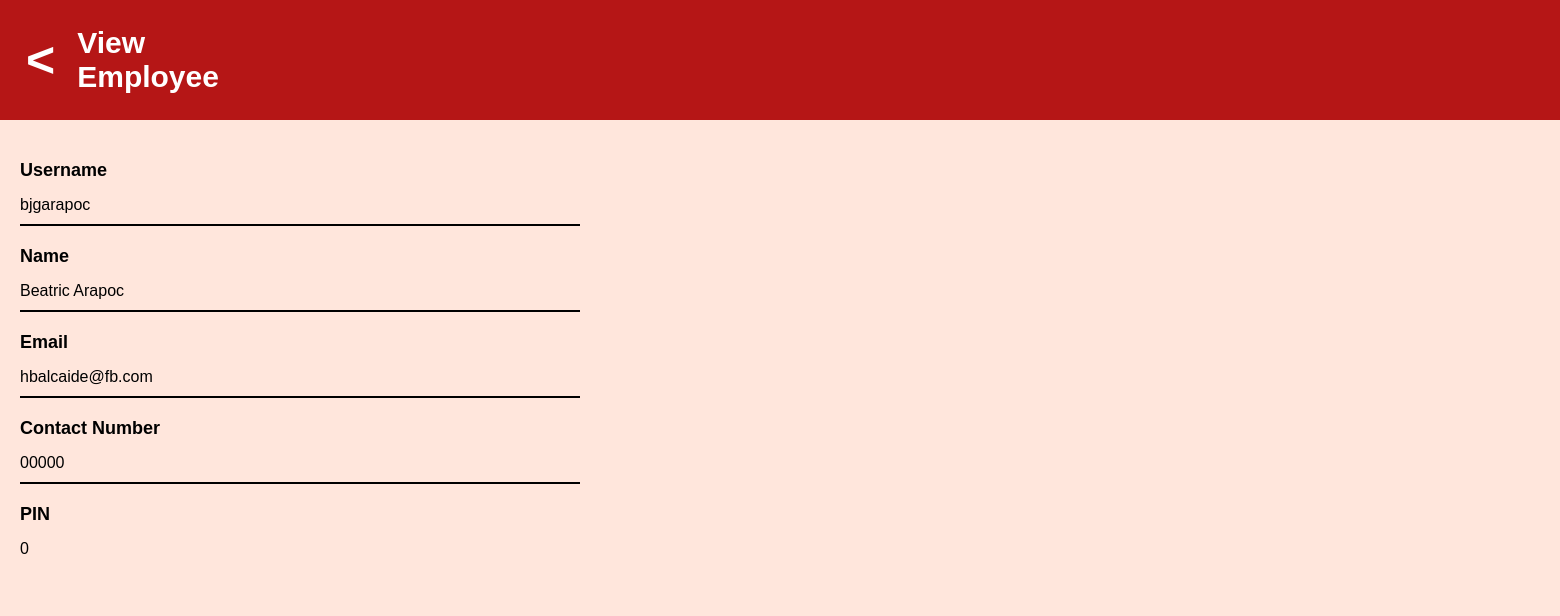
Screenshot of /employee-view/1/ with the database file from the repository.
### EmployeeList/models.py (models this page shows, shortened)
class employee (models.Model):
    ACTIVE = 'active'
    INACTIVE = 'inactive'
    EMPLOYEE_STATUS_CHOICES = [
        (ACTIVE, 'Active'),
        (INACTIVE, 'Inactive'),
    ]
    person = models.ForeignKey(person, on_delete=models.CASCADE, blank=True, null=True)
    pin = models.PositiveIntegerField()
    employee_status = models.CharField(
        max_length=8,
        choices=EMPLOYEE_STATUS_CHOICES,
        default=ACTIVE,
    )

class person (models.Model):
    username = models.CharField(max_length=255)
    first_name = models.CharField(max_length=255)
    last_name = models.CharField(max_length=255)
    contact_number = models.CharField(max_length=255)
    email = models.EmailField(max_length=255)

### EmployeeList/views.py (the view)
# urls.py: path('employee-view/<int:id>/', views.employee_view, name='employee-view')
def employee_view(request, id):
    employee_obj = get_object_or_404(employee, id=id)
    return render(request, 'employee-view.html', {'employee': employee_obj})

### EmployeeList/templates/employee-view.html (shortened to what this page needs)
<!DOCTYPE html>
<html lang="en">
  <head>
    {% load static %}
    <link rel="stylesheet" href="{% static 'employee-view.css' %}" />
  </head>
  <body>
    <div class="app-container">
      <div class="navbar">
        <div class="navbar-content">
          <div class="back-button">
            <button
              class="back-button"
              onclick="window.location.href='/employee-list/';"
            >
              <
            </button>
          </div>
          <span class="logo">View Employee</span>
        </div>
      </div>
      <div class="form-container">
        <div class="employee-view">
          <div class="employee-field">
            <label class="field-label">Username</label>
            <span class="field-value">{{ employee.person.username }}</span>
          </div>
          <div class="employee-field">
            <label class="field-label">Name</label>
            <span class="field-value"
              >{{ employee.person.first_name }} {{employee.person.last_name}}
            </span>
          </div>
          <div class="employee-field">
            <label class="field-label">Email</label>
            <span class="field-value">{{ employee.person.email }}</span>
          </div>
          <div class="employee-field">
            <label class="field-label">Contact Number</label>
            <span class="field-value"
              >{{ employee.person.contact_number }}</span
            >
          </div>
          <div class="employee-field">
            <label class="field-label">PIN</label>
            <span class="field-value">{{ employee.pin }}</span>
          </div>
        </div>
      </div>
    </div>
  </body>
</html>

### EmployeeList/static/employee-view.css (style rules this page uses)
body { font-family: Arial, sans-serif; margin: 0; padding: 0; background-color: #ffe6dc; }
.app-container { display: flex; flex-direction: column; height: 100vh; width: 100vw; }
.navbar { background-color: #b51616; padding: 20px; color: white; display: flex; justify-content: flex-start; align-items: center; height: 80px; }
.navbar-content { display: flex; align-items: center; }
.logo { font-size: 30px; font-weight: bold; margin-right: 1450px; }
.back-button { background-color: #b51616; color: white; border: none; font-size: 50px; cursor: pointer; margin-right: 8px; font-weight: bold; }
.form-container { width: 100%; max-width: 600px; padding: 20px; background-color: #ffe6dc; box-sizing: border-box; margin: 20px 0; }
.employee-view { display: flex; flex-direction: column; gap: 20px; }
.employee-field { display: flex; flex-direction: column; gap: 5px; }
.field-label { font-size: 18px; font-weight: bold; color: black; }
.field-value { font-size: 16px; padding: 10px 0; border-bottom: 2px solid black; color: black; }
.employee-field:last-child .field-value { border-bottom: none; }

### rows the page displays
employee: person.username "bjgarapoc", person.first_name "Beatric", person.last_name "Arapoc", person.email "hbalcaide@fb.com", person.contact_number "00000", pin "0"
